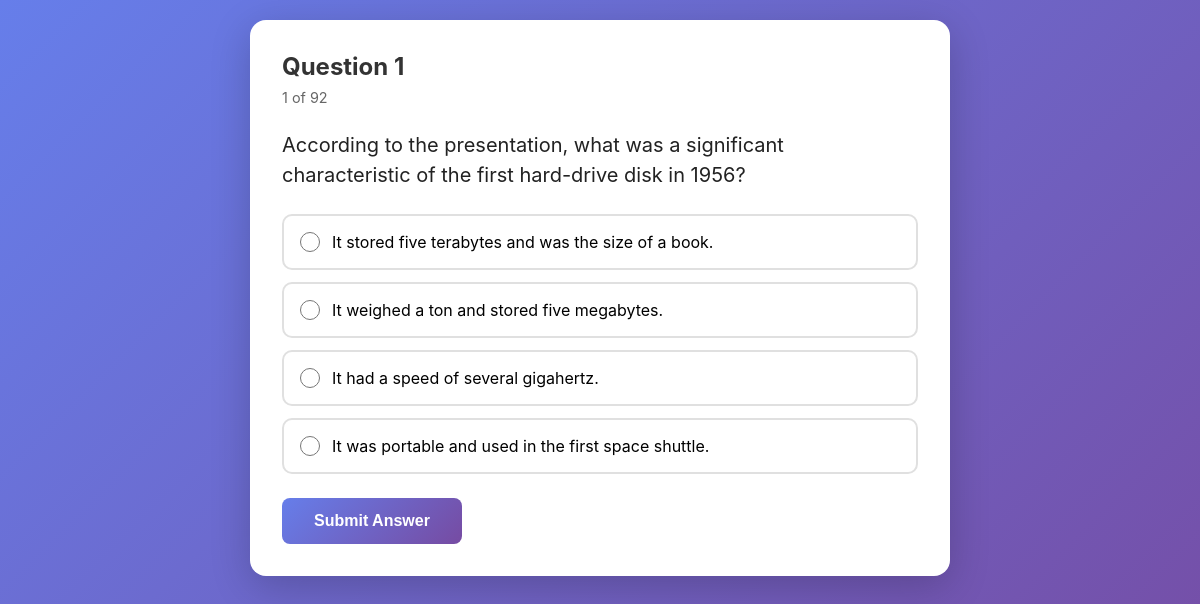
The page /question on the database its author committed.
### tables this page shows
CREATE TABLE questions (
            question_id INTEGER PRIMARY KEY AUTOINCREMENT,
            text TEXT NOT NULL
        );

CREATE TABLE options (
            option_id INTEGER PRIMARY KEY AUTOINCREMENT,
            question_id INTEGER NOT NULL,
            text TEXT NOT NULL,
            is_correct INTEGER NOT NULL,
            FOREIGN KEY (question_id) REFERENCES questions(question_id)
        );

### app.py (the view, shortened to what this page needs)
@app.route("/question", methods=["GET", "POST"])
def question():
    all_questions = get_all_questions()
    if not all_questions:
        return render_template("no_questions.html")
    question_ids = session.get("question_ids")
    if question_ids:
        q_map = {q["question_id"]: q for q in all_questions}
        questions = [q_map[qid] for qid in question_ids if qid in q_map]
    else:
        questions = all_questions
    if not questions:
        return render_template("no_questions.html")
    current_idx = session.get("current_question", 0)
    if current_idx >= len(questions):
        return redirect(url_for("results"))
    current_q = questions[current_idx]
    show_answer = session.get("show_answer", False)
    selected_option = session.get("selected_option")
    correct_option = None
    for opt in current_q["options"]:
        if opt["is_correct"]:
            correct_option = opt["option_id"]
            break
    return render_template(
        "question.html",
        question=current_q,
        question_num=current_idx + 1,
        total_questions=len(questions),
        show_answer=show_answer,
        selected_option=selected_option,
        correct_option=correct_option,
    )

### app.py (called while the page is built)
def get_db_connection():
    conn = sqlite3.connect("mcqs.db")
    conn.row_factory = sqlite3.Row
    return conn

def get_all_questions():
    conn = get_db_connection()
    questions = conn.execute("SELECT * FROM questions ORDER BY question_id").fetchall()
    result = []
    for q in questions:
        options = conn.execute(
            "SELECT * FROM options WHERE question_id = ? ORDER BY option_id",
            (q["question_id"],),
        ).fetchall()
        result.append(
            {
                "question_id": q["question_id"],
                "text": q["text"],
                "options": [dict(o) for o in options],
            }
        )
    conn.close()
    return result

### templates/question.html (shortened to what this page needs)
{% extends "base.html" %}
{% block content %}
<div class="card">
    <h1>Question {{ question_num }}</h1>
    <p class="progress">{{ question_num }} of {{ total_questions }}</p>
    <p class="question-text">{{ question.text }}</p>
    <form method="POST">
        <div class="options">
            {% for option in question.options %}
            <label class="option
            ">
                <input type="radio" name="answer" value="{{ option.option_id }}" {% if show_answer %}disabled{% endif %}
                    {% if selected_option==option.option_id %}checked{% endif %}>
                <span>{{ option.text }}</span>
            </label>
            {% endfor %}
        </div>
        {% if show_answer %}
        {% if selected_option == correct_option %}
        <div class="feedback correct">
            ✓ Correct!
        </div>
        {% else %}
        <div class="feedback incorrect">
            ✗ Incorrect. The correct answer is highlighted above.
        </div>
        {% endif %}
        <button type="submit" name="action" value="next" class="btn">
            {% if question_num < total_questions %}Next Question →{% else %}See Results →{% endif %} </button>
                {% else %}
                <button type="submit" name="action" value="submit" class="btn">
                    Submit Answer
                </button>
                {% endif %}
    </form>
</div>
{% endblock %}

### templates/base.html (shortened to what this page needs)
<!DOCTYPE html>
<html lang="en">
<head>
</head>
<body>
    <div class="container">
        {% block content %}{% endblock %}
    </div>
</body>
</html>

### templates/base.html (style rules this page uses)
* { box-sizing: border-box; margin: 0; padding: 0; }
body { font-family: -apple-system, BlinkMacSystemFont, 'Segoe UI', Roboto, Oxygen, Ubuntu, sans-serif; background: linear-gradient(135deg, #667eea 0%, #764ba2 100%); min-height: 100vh; padding: 20px; }
.container { max-width: 700px; margin: 0 auto; }
.card { background: white; border-radius: 16px; padding: 32px; box-shadow: 0 10px 40px rgba(0, 0, 0, 0.2); }
h1 { color: #333; margin-bottom: 8px; font-size: 1.5rem; }
.progress { color: #666; font-size: 0.9rem; margin-bottom: 24px; }
.question-text { font-size: 1.25rem; color: #222; margin-bottom: 24px; line-height: 1.5; }
.options { display: flex; flex-direction: column; gap: 12px; }
.option { display: flex; align-items: center; padding: 16px; border: 2px solid #e0e0e0; border-radius: 10px; cursor: pointer; transition: all 0.2s; }
.option input { margin-right: 12px; width: 20px; height: 20px; cursor: pointer; }
.option span { flex: 1; font-size: 1rem; }
.btn { display: inline-block; padding: 14px 32px; background: linear-gradient(135deg, #667eea 0%, #764ba2 100%); color: white; border: none; border-radius: 8px; font-size: 1rem; font-weight: 600; cursor: pointer; transition: transform 0.2s, box-shadow 0.2s; margin-top: 24px; }

### rows shown on the page
questions: text "According to the presentation, what was a significant characteristic of the first hard-drive disk in 1956?"
options: option_id "☐ It stored five terabytes and w", text "It stored five terabytes and was the size of a book."
options: option_id "☐ It weighed a ton and stored fi", text "It weighed a ton and stored five megabytes."
options: option_id "☐ It had a speed of several giga", text "It had a speed of several gigahertz."
options: option_id "☐ It was portable and used in th", text "It was portable and used in the first space shuttle."

### other values the page prints
{{ question_num }} "1"
{{ total_questions }} "92"
